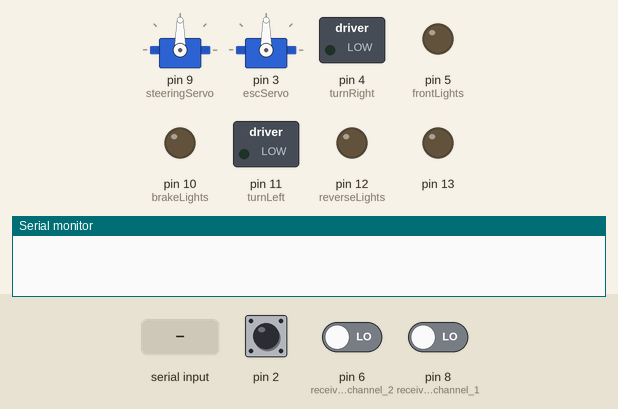
Recording of a sketch running on a simulated Arduino Uno, built with avr-gcc and run on an emulated ATmega328P. On the bench: 2 × servo, switched loads named in the sketch (green lamp = pin HIGH), output pins drawn as LEDs (lit = HIGH), the last lines printed to the serial monitor. The test bench sets the inputs (shaded band); at power-on: pin 2 HIGH, pin 6 (receiver_channel_2) LOW, pin 8 (receiver_channel_1) LOW.

Above: at 1.2 s.
1.3 s: pin 2 pulled LOW for 0.15 s
At 1.9 s:
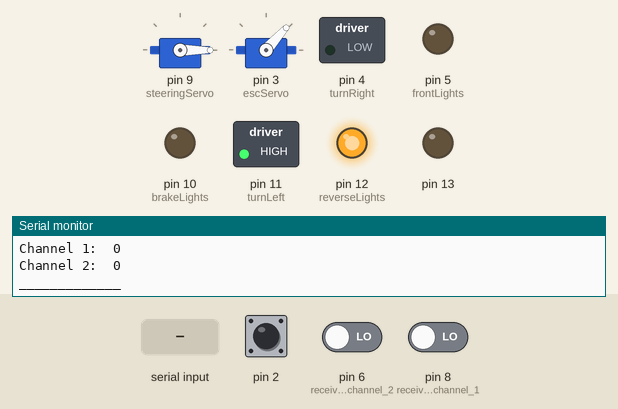
2.9 s: "90,45\n" received over Serial
At 3.5 s:
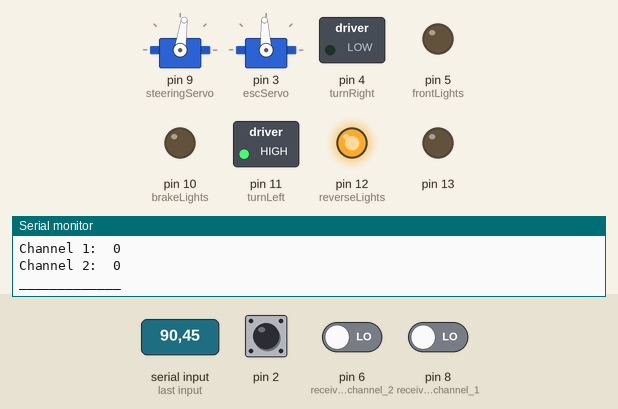
4.4 s: pin 2 pulled LOW for 1 s
At 5.2 s:
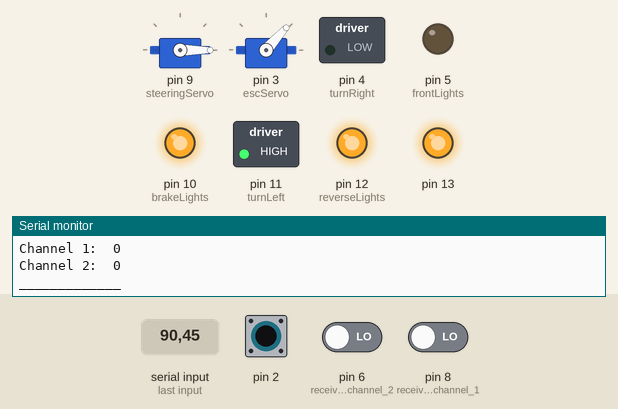
6.9 s: pin 2 pulled LOW for 3.2 s
At 10.7 s:
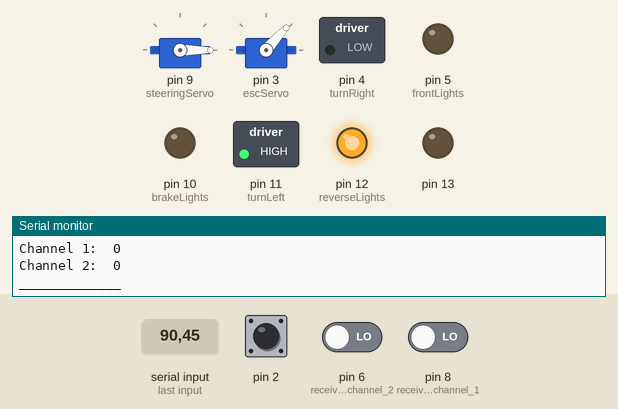
11.6 s: "30,150\n" received over Serial
At 12.6 s:
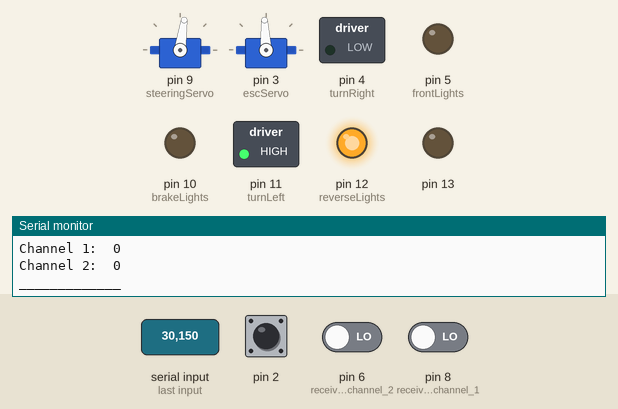
Timing chart, 0 to 14.1 s (numbered marks = the images above; inputs shaded):
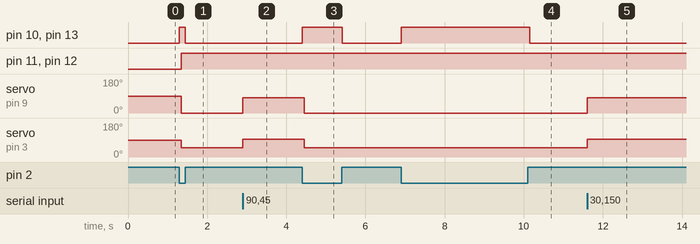

The sketch:

self_driving.ino
```cpp
#include <Servo.h>

#define MAX_SIGNAL 2075
#define MID_SIGNAL 1490
#define MIN_SIGNAL 1044

//
char intBuffer[12];
String intData = "";
int delimiter = (int) '\n';
//

// define lights pins
int reverseLights = 12;
int turnLeft = 11;
int turnRight = 4;
int frontLights = 5;
int brakeLights = 10;
int rearLights = A0;
int police1 = A1;
int police2 = A2;

Servo steeringServo;
int pos = 0;    // variable to store the servo position

Servo escServo;
int escpos = 0;    // variable to store the servo position

int ch1; // Here's where we'll keep our channel values for receiver
int ch2;

int incomingByte = 0;   // for incoming serial data

void setup() {

  pinMode(8, INPUT); // receiver channel 1
  pinMode(6, INPUT); // receiver channel 2

  // for autonomous switch
  pinMode(2, INPUT_PULLUP);
  pinMode(13, OUTPUT);

  // controls
  steeringServo.attach(9);
  escServo.attach(3);

  // lights
  pinMode(reverseLights, OUTPUT);
  pinMode(turnLeft, OUTPUT);
  pinMode(turnRight, OUTPUT);
  pinMode(frontLights, OUTPUT);
  pinMode(brakeLights, OUTPUT);

  Serial.begin(115200); // Pour a bowl of Serial

}


// normal function of the lights
void lights(int autonomous) {

}


void loop() {

  int autonomous = digitalRead(2);

  if(autonomous) {
    digitalWrite(13, LOW);
    digitalWrite(brakeLights, LOW);

    // RANDOM BEHAVIOUR - DEMO
    /*
    steeringServo.writeMicroseconds(random(1300, 1600));
    escServo.writeMicroseconds(random(1300, 1600));
    delay(500);
    */

    if (Serial.available() > 0) {
        int ch = Serial.read();
        if(ch == '!'){
          intData = "!";
        }
        else if(intData.length() > 4){
          int * cleanInt = cleanData(intData);
          int steering = getSteering(*(cleanInt));
          if(checkSpeed(*(cleanInt + 1)) && steering > 0){
            drive(steering,*(cleanInt + 1));
          }
          else{
            //if there's anything wrong we set the wheels straigth and set the motor to 1500 I.E off
            drive(1385,1500);
          }
          intData = "";
        }
        else {
            intData += (char) ch;
        }
    }

  }
  else {
    controller();
  }
}
bool checkSpeed(int speed){
  int minVal = 1000;
  int maxVal = 2000;
  if(speed > minVal && speed < maxVal){
    return true;
  }

  return false;
}
int getSteering(int steering){
  /*
  50 is our zero base, 1385 is center
  larger is rigth, 1876 is full rigth
  smaller is left, 857 is full left
  */
  int returnVal = 0;
  switch(steering){
    case 30 :
      returnVal = 857;
      break;
    case 40 :
      returnVal = 1140;
      break;
    case 50 :
      returnVal = 1385;
      break;
    case 60 :
      returnVal = 1630;
      break;
    case 70 :
      returnVal = 1876;
      break;

  }
  return returnVal;

}
int * cleanData(String inData){
  if(intData.charAt(0) == '!'){
    //Serial.println(inData);
    static int returnVal[2];
    //Steering
    char * ec1 = (char*)malloc(2);
    //Speed
    char * ec2 = (char*)malloc(2);

    sprintf(ec1,"%c%c",intData.charAt(1),intData.charAt(2));
    sprintf(ec2,"%c%c",intData.charAt(3),intData.charAt(4));

    returnVal[0] =  atoi(ec1);
    returnVal[1] =  (atoi(ec2)*10)+1000;
    return returnVal;
  }
  return NULL;
}
void drive(int steering,int speed){

  if(steering > 850 && steering < 1880 && speed > 999 && speed < 2001) {
    /*
    Serial.println("steering");
    Serial.println(steering);
    Serial.println("speed");
    Serial.println(speed);
    */
    steeringServo.writeMicroseconds(steering);
    escServo.writeMicroseconds(speed);
  }
  else{
    steeringServo.writeMicroseconds(1385);
    escServo.writeMicroseconds(1500);
  }
}
void controller(){
    digitalWrite(13, HIGH);
    digitalWrite(brakeLights, HIGH);


    ch1 = pulseIn(8, HIGH, 25000); // each channel
    ch2 = pulseIn(6, HIGH, 25000);

    // this is shit, change it

    if(ch1 < 1150) { escServo.writeMicroseconds(MIN_SIGNAL); }
    else if(ch1 > 2050) { escServo.writeMicroseconds(MAX_SIGNAL); }
    else if(ch1 < 1680 && ch1 > 1530) { escServo.writeMicroseconds(MID_SIGNAL); }
    else { escServo.writeMicroseconds(ch1); }


    // for lights
    if(ch1 < 1500) {
      digitalWrite(reverseLights, HIGH);
    } else if(ch1 > 1800) {
      digitalWrite(frontLights, HIGH);
    } else {
      digitalWrite(reverseLights, LOW);
      digitalWrite(frontLights, LOW);
    }

    if(ch2 < 1300) {
      digitalWrite(turnLeft, HIGH);
    } else if(ch2 > 1500) {
      digitalWrite(turnRight, HIGH);
      //digitalWrite(reverseLights, HIGH);
    } else {
      digitalWrite(turnLeft, LOW);
      digitalWrite(turnRight, LOW);
      //digitalWrite(reverseLights, LOW);
    }

          /*
    if(ch1 < 1600 && ch1 > 1500) {
       escServo.writeMicroseconds(MID_SIGNAL);
    } else if(ch1 > 1800) {
        escServo.writeMicroseconds(MIN_SIGNAL);
    } else if(ch1 < 1200) {
        escServo.writeMicroseconds(MAX_SIGNAL);
    }else {
        escServo.writeMicroseconds(ch1);
    }*/


    //escServo.writeMicroseconds(ch1);
    steeringServo.writeMicroseconds(ch2);

    // write to serial
    Serial.print("Channel 1:  ");
    Serial.println(ch1);

    Serial.print("Channel 2:  ");
    Serial.println(ch2);

    Serial.println("_____________");
    //delay(500); // I put this here just to make the terminal
                // window happier


}
```

Measured:
- after the input at 1.3 s, pin 10 (brakeLights), pin 13: LOW → HIGH at once, → LOW 0.15 s later; pin 11 (turnLeft), pin 12 (reverseLights): LOW → HIGH after 0.05 s; servo on pin 9 (steeringServo): 90° → 0° after 0.05 s; servo on pin 3 (escServo): 90° → 48° after 0.05 s
- after the input at 2.9 s, servo on pin 9 (steeringServo): 0° → 82° at once; servo on pin 3 (escServo): 48° → 93° at once
- after the input at 4.4 s, pin 10 (brakeLights), pin 13: LOW → HIGH at once, → LOW 1.0 s later; servo on pin 9 (steeringServo): 82° → 0° after 0.05 s; servo on pin 3 (escServo): 93° → 48° after 0.05 s
- after the input at 6.9 s, pin 10 (brakeLights), pin 13: LOW → HIGH at once, → LOW 3.2 s later
- after the input at 11.6 s, servo on pin 9 (steeringServo): 0° → 82° at once; servo on pin 3 (escServo): 48° → 93° at once
